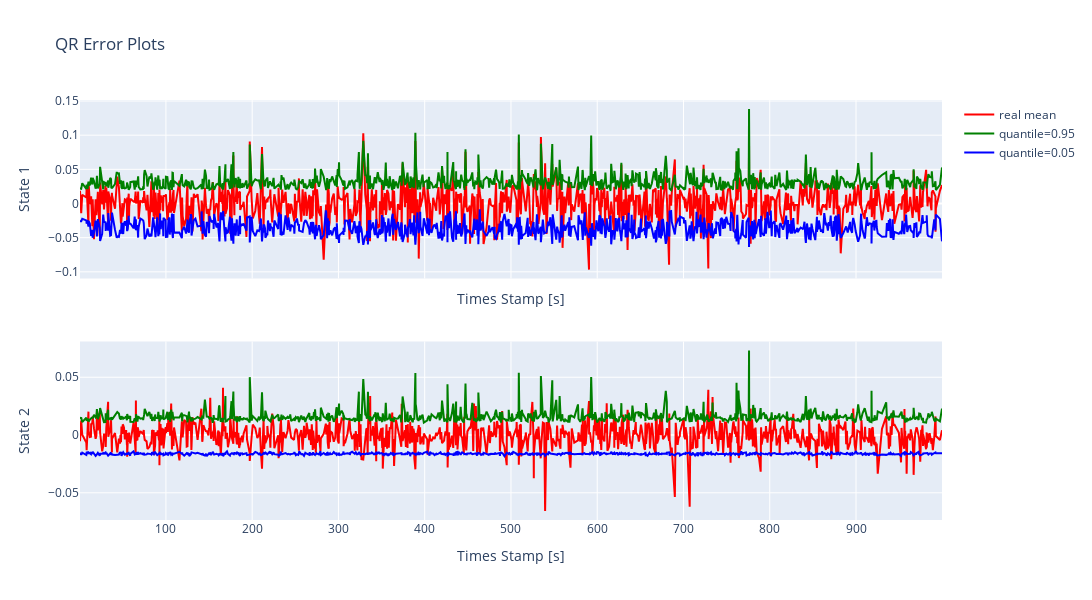

The notebook cell saved with this chart:
### Markdown cell above
This section visualises the quantile regression on the calibration data which the regressors has yet not seen.

### Code cell
dm.cqr_plot_qr_error()

### Figure 1 — Plotly figure (JSON) as saved in the notebook; plotly's stock layout.template omitted (floating-point values rounded to 4 significant figures; data arrays with more than 128 entries replaced by an {"elided": "..."} marker saying what was removed)
{"data": [{"line": {"color": "red"}, "mode": "lines", "name": "real mean", "showlegend": true, "type": "scatter", "x": {"elided": "1000 float values"}, "xaxis": "x", "y": {"elided": "1000 float values"}, "yaxis": "y"}, {"line": {"color": "green"}, "mode": "lines", "name": "quantile=0.95", "showlegend": true, "type": "scatter", "x": {"elided": "1000 float values"}, "xaxis": "x", "y": {"elided": "1000 float values"}, "yaxis": "y"}, {"line": {"color": "blue"}, "mode": "lines", "name": "quantile=0.05", "showlegend": true, "type": "scatter", "x": {"elided": "1000 float values"}, "xaxis": "x", "y": {"elided": "1000 float values"}, "yaxis": "y"}, {"line": {"color": "red"}, "mode": "lines", "name": "real mean", "showlegend": false, "type": "scatter", "x": {"elided": "1000 float values"}, "xaxis": "x2", "y": {"elided": "1000 float values"}, "yaxis": "y2"}, {"line": {"color": "green"}, "mode": "lines", "name": "quantile=0.95", "showlegend": false, "type": "scatter", "x": {"elided": "1000 float values"}, "xaxis": "x2", "y": {"elided": "1000 float values"}, "yaxis": "y2"}, {"line": {"color": "blue"}, "mode": "lines", "name": "quantile=0.05", "showlegend": false, "type": "scatter", "x": {"elided": "1000 float values"}, "xaxis": "x2", "y": {"elided": "1000 float values"}, "yaxis": "y2"}], "layout": {"height": 600, "showlegend": true, "title": {"text": "QR Error Plots"}, "width": 1800, "xaxis": {"anchor": "y", "domain": [0, 1], "matches": "x2", "showticklabels": false, "title": {"text": "Times Stamp [s]"}}, "xaxis2": {"anchor": "y2", "domain": [0, 1], "title": {"text": "Times Stamp [s]"}}, "yaxis": {"anchor": "x", "domain": [0.575, 1], "title": {"text": " State 1"}}, "yaxis2": {"anchor": "x2", "domain": [0, 0.425], "title": {"text": " State 2"}}}}
